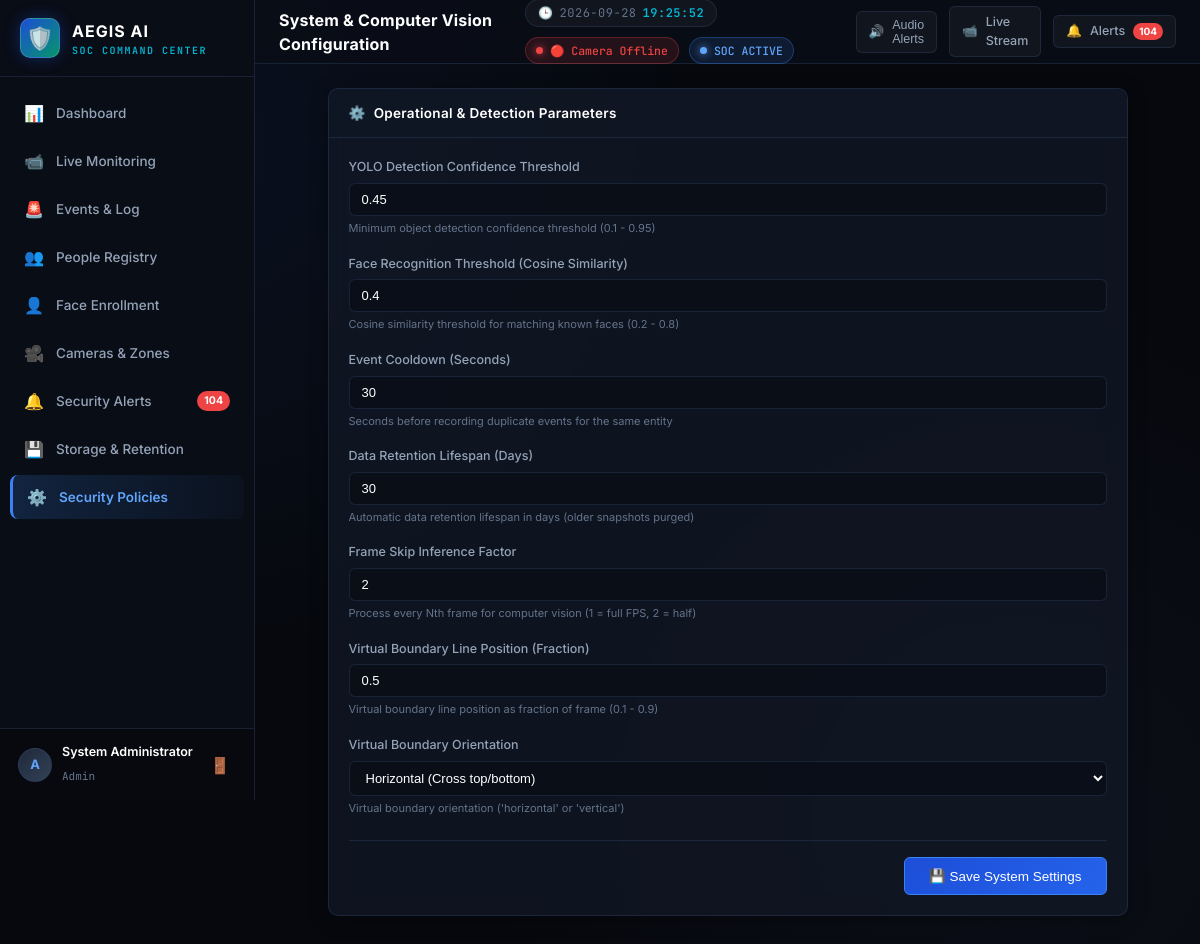
The app's page /settings (signed in) with its own data.
### models/user.py (models this page shows, shortened)
class User(db.Model):
    __tablename__ = "users"
    id = db.Column(db.Integer, primary_key=True)
    username = db.Column(db.String(64), unique=True, nullable=False, index=True)
    password_hash = db.Column(db.String(256), nullable=False)
    role = db.Column(db.String(20), nullable=False, default="monitor") # 'admin' or 'monitor'
    full_name = db.Column(db.String(100), nullable=True)
    created_at = db.Column(db.DateTime, default=datetime.utcnow, nullable=False)

### models/system_setting.py (models this page shows, shortened)
class SystemSetting(db.Model):
    __tablename__ = "system_settings"
    id = db.Column(db.Integer, primary_key=True)
    setting_name = db.Column(db.String(100), unique=True, nullable=False, index=True)
    setting_value = db.Column(db.Text, nullable=False)
    description = db.Column(db.String(255), nullable=True)
    updated_at = db.Column(db.DateTime, default=datetime.utcnow, onupdate=datetime.utcnow)
    @classmethod
    def get(cls, name: str, default=None):
        setting = cls.query.filter_by(setting_name=name).first()
        return setting.setting_value if setting else default

### routes/settings.py (the view, shortened to what this page needs)
@settings_bp.route("/settings", methods=["GET", "POST"])
@login_required
@admin_required
def index():
    settings_dict = {}
    for key, (default_val, desc) in DEFAULT_SETTINGS.items():
        val = SystemSetting.get(key, default_val)
        settings_dict[key] = {"value": val, "description": desc}
    return render_template("settings.html", settings=settings_dict)

### routes/__init__.py (called while the page is built)
def login_required(f):
    @wraps(f)
    def decorated_function(*args, **kwargs):
        if "user_id" not in session:
            if request.is_json or request.path.startswith("/api/"):
                return jsonify({"error": "Unauthorized", "message": "Authentication required"}), 401
            flash("Please log in to access this page.", "warning")
            return redirect(url_for("auth.login", next=request.url))
        return f(*args, **kwargs)
    return decorated_function

def admin_required(f):
    @wraps(f)
    def decorated_function(*args, **kwargs):
        if "user_id" not in session:
            if request.is_json or request.path.startswith("/api/"):
                return jsonify({"error": "Unauthorized", "message": "Authentication required"}), 401
            flash("Please log in to access this page.", "warning")
            return redirect(url_for("auth.login"))
        if session.get("user_role") != "admin":
            if request.is_json or request.path.startswith("/api/"):
                return jsonify({"error": "Forbidden", "message": "Administrator privileges required"}), 403
            flash("Access denied: Administrator privileges required.", "danger")
            return redirect(url_for("dashboard.index"))
        return f(*args, **kwargs)
    return decorated_function

### services/camera_service.py (called while the page is built)
    def get_status(self) -> dict:
        with self.lock:
            return {
                "camera_id": self.camera_id,
                "camera_name": self.camera_name,
                "running": self.is_running,
                "paused": self.is_paused,
                "online": self.is_connected,
                "source": str(self.source),
                "fps": round(self.fps, 1),
                "resolution": "1920 x 1080" if not self.use_synthetic_fallback else "640 x 480",
                "detection": "ACTIVE" if (self.is_running and not self.is_paused) else "STANDBY",
                "synthetic": self.use_synthetic_fallback,
                "active_tracks_count": len(self.active_tracks),
                "last_error": self.last_error
            }

### services/notification_service.py (called while the page is built)
    def get_unread_count(self) -> int:
        return Notification.query.filter_by(read_status=False).count()

### templates/settings.html (shortened to what this page needs)
{% extends "base.html" %}
{% block page_title %}System & Computer Vision Configuration{% endblock %}
{% block content %}
<div style="max-width: 800px; margin: 0 auto;">
    <div class="panel-card">
        <div class="panel-header">
            <div class="panel-title">
                <span>⚙️</span> Operational & Detection Parameters
            </div>
        </div>
        <form method="POST" action="{{ url_for('settings.index') }}">
            <div class="panel-body">
                <div class="form-row">
                    <div class="form-group">
                        <label class="form-label" for="DETECTION_CONFIDENCE">YOLO Detection Confidence Threshold</label>
                        <input type="number" id="DETECTION_CONFIDENCE" name="DETECTION_CONFIDENCE" class="form-control" value="{{ settings.DETECTION_CONFIDENCE.value }}" step="0.05" min="0.1" max="0.95" required>
                        <div style="font-size: 11px; color: var(--text-muted); margin-top: 4px;">{{ settings.DETECTION_CONFIDENCE.description }}</div>
                    </div>
                    <div class="form-group">
                        <label class="form-label" for="FACE_RECOGNITION_THRESHOLD">Face Recognition Threshold (Cosine Similarity)</label>
                        <input type="number" id="FACE_RECOGNITION_THRESHOLD" name="FACE_RECOGNITION_THRESHOLD" class="form-control" value="{{ settings.FACE_RECOGNITION_THRESHOLD.value }}" step="0.05" min="0.1" max="0.95" required>
                        <div style="font-size: 11px; color: var(--text-muted); margin-top: 4px;">{{ settings.FACE_RECOGNITION_THRESHOLD.description }}</div>
                    </div>
                </div>
                <div class="form-row">
                    <div class="form-group">
                        <label class="form-label" for="EVENT_COOLDOWN">Event Cooldown (Seconds)</label>
                        <input type="number" id="EVENT_COOLDOWN" name="EVENT_COOLDOWN" class="form-control" value="{{ settings.EVENT_COOLDOWN.value }}" min="5" max="300" required>
                        <div style="font-size: 11px; color: var(--text-muted); margin-top: 4px;">{{ settings.EVENT_COOLDOWN.description }}</div>
                    </div>
                    <div class="form-group">
                        <label class="form-label" for="RETENTION_DAYS">Data Retention Lifespan (Days)</label>
                        <input type="number" id="RETENTION_DAYS" name="RETENTION_DAYS" class="form-control" value="{{ settings.RETENTION_DAYS.value }}" min="1" max="365" required>
                        <div style="font-size: 11px; color: var(--text-muted); margin-top: 4px;">{{ settings.RETENTION_DAYS.description }}</div>
                    </div>
                </div>
                <div class="form-row">
                    <div class="form-group">
                        <label class="form-label" for="FRAME_SKIP">Frame Skip Inference Factor</label>
                        <input type="number" id="FRAME_SKIP" name="FRAME_SKIP" class="form-control" value="{{ settings.FRAME_SKIP.value }}" min="1" max="10" required>
                        <div style="font-size: 11px; color: var(--text-muted); margin-top: 4px;">{{ settings.FRAME_SKIP.description }}</div>
                    </div>
                    <div class="form-group">
                        <label class="form-label" for="LINE_POSITION">Virtual Boundary Line Position (Fraction)</label>
                        <input type="number" id="LINE_POSITION" name="LINE_POSITION" class="form-control" value="{{ settings.LINE_POSITION.value }}" step="0.05" min="0.1" max="0.9" required>
                        <div style="font-size: 11px; color: var(--text-muted); margin-top: 4px;">{{ settings.LINE_POSITION.description }}</div>
                    </div>
                </div>
                <div class="form-group">
                    <label class="form-label" for="LINE_ORIENTATION">Virtual Boundary Orientation</label>
                    <select id="LINE_ORIENTATION" name="LINE_ORIENTATION" class="form-control">
                        <option value="horizontal" {% if settings.LINE_ORIENTATION.value == 'horizontal' %}selected{% endif %}>Horizontal (Cross top/bottom)</option>
                    </select>
                    <div style="font-size: 11px; color: var(--text-muted); margin-top: 4px;">{{ settings.LINE_ORIENTATION.description }}</div>
                </div>
                <div style="margin-top: 24px; padding-top: 16px; border-top: 1px solid var(--border-color); display: flex; justify-content: flex-end;">
                    <button type="submit" class="btn-ctrl btn-primary" style="padding: 10px 24px; font-size: 13.5px;">
                        💾 Save System Settings
                    </button>
                </div>
            </div>
        </form>
    </div>
</div>
{% endblock %}

### templates/base.html (shortened to what this page needs)
<!DOCTYPE html>
<html lang="en">
<head>
    <link rel="stylesheet" href="{{ url_for('static', filename='css/style.css') }}">
</head>
<body>
    <div class="app-wrapper">
        {% if session.get('user_id') %}
        <aside class="app-sidebar">
            <div class="sidebar-header">
                <div class="logo-badge">🛡️</div>
                <div class="brand-text">
                    <h1>AEGIS AI</h1>
                    <p>SOC COMMAND CENTER</p>
                </div>
            </div>
            <nav class="sidebar-nav">
                <a href="{{ url_for('dashboard.index') }}" class="nav-item {% if request.endpoint == 'dashboard.index' %}active{% endif %}">
                    <span class="icon">📊</span> Dashboard
                </a>
                <a href="{{ url_for('monitoring.monitor') }}" class="nav-item {% if request.endpoint == 'monitoring.monitor' %}active{% endif %}">
                    <span class="icon">📹</span> Live Monitoring
                </a>
                <a href="{{ url_for('events.index') }}" class="nav-item {% if request.endpoint in ['events.index', 'events.detail'] %}active{% endif %}">
                    <span class="icon">🚨</span> Events & Log
                </a>
                <a href="{{ url_for('people.index') }}" class="nav-item {% if request.endpoint == 'people.index' %}active{% endif %}">
                    <span class="icon">👥</span> People Registry
                </a>
                <a href="{{ url_for('people.face_enrollment') }}" class="nav-item {% if request.endpoint == 'people.face_enrollment' %}active{% endif %}">
                    <span class="icon">👤</span> Face Enrollment
                </a>
                <a href="{{ url_for('cameras.index') }}" class="nav-item {% if request.endpoint == 'cameras.index' %}active{% endif %}">
                    <span class="icon">🎥</span> Cameras & Zones
                </a>
                <a href="{{ url_for('notifications.index') }}" class="nav-item {% if request.endpoint == 'notifications.index' %}active{% endif %}">
                    <span class="icon">🔔</span> Security Alerts
                    <span id="nav-unread-badge" class="nav-badge" style="{% if unread_notifications_count == 0 %}display:none;{% endif %}">
                        {{ unread_notifications_count }}
                    </span>
                </a>
                <a href="{{ url_for('storage_routes.index') }}" class="nav-item {% if request.endpoint == 'storage_routes.index' %}active{% endif %}">
                    <span class="icon">💾</span> Storage & Retention
                </a>
                <a href="{{ url_for('settings.index') }}" class="nav-item {% if request.endpoint == 'settings.index' %}active{% endif %}">
                    <span class="icon">⚙️</span> Security Policies
                </a>
            </nav>
            <div class="sidebar-footer">
                <div class="user-profile">
                    <div class="user-avatar">{{ session.get('username', 'U')[0]|upper }}</div>
                    <div class="user-meta">
                        <h4>{{ session.get('full_name') or session.get('username') }}</h4>
                        <span>{{ session.get('user_role', 'admin') }}</span>
                    </div>
                </div>
                <a href="{{ url_for('auth.logout') }}" class="logout-btn" title="Logout">🚪</a>
            </div>
        </aside>
        {% endif %}
        <main class="app-main">
            {% if session.get('user_id') %}
            <header class="top-bar">
                <div class="top-bar-title">
                    <h2>{% block page_title %}Dashboard{% endblock %}</h2>
                    <div class="status-pills-row">
                        <div class="soc-clock-pill" id="soc-clock-container" title="SOC System Time">
                            <span>🕒</span>
                            <span id="soc-clock-date" style="color: var(--text-muted);">--/--/--</span>
                            <span id="soc-clock-time" class="soc-clock-time">00:00:00</span>
                        </div>
                        <div id="camera-status-indicator" class="camera-status-pill {% if not camera_status.online %}offline{% endif %}">
                            <span class="pulse-dot"></span>
                            {% if camera_status.online %}
                                🟢 Camera Online ({{ camera_status.fps }} FPS)
                            {% else %}
                                🔴 Camera Offline
                            {% endif %}
                        </div>
                        <div class="camera-status-pill" style="background: rgba(56, 139, 253, 0.12); color: #60a5fa; border-color: rgba(56, 139, 253, 0.3);">
                            <span class="pulse-dot"></span>
                            SOC ACTIVE
                        </div>
                    </div>
                </div>
                <div class="top-bar-actions">
                    <button id="btn-sound-toggle" class="action-icon-btn" title="Toggle Alert Audio Chimes" onclick="toggleAudioAlerts()">
                        <span id="sound-toggle-icon">🔊</span> Audio Alerts
                    </button>
                    <a href="{{ url_for('monitoring.monitor') }}" class="action-icon-btn">
                        <span>📹</span> Live Stream
                    </a>
                    <a href="{{ url_for('notifications.index') }}" class="action-icon-btn" title="Security Alerts">
                        <span>🔔</span> Alerts
                        <span id="top-unread-badge" class="badge-pill" style="{% if unread_notifications_count == 0 %}display:none;{% endif %}">
                            {{ unread_notifications_count }}
                        </span>
                    </a>
                </div>
            </header>
            {% endif %}
            <div class="page-container">
                {% block content %}{% endblock %}
            </div>
        </main>
    </div>
</body>
</html>

### records on screen
User: get "System Administrator"
SystemSetting: DETECTION_CONFIDENCE "0.45"
SystemSetting: FACE_RECOGNITION_THRESHOLD "0.4"
SystemSetting: EVENT_COOLDOWN "30"
SystemSetting: RETENTION_DAYS "30"
SystemSetting: LINE_POSITION "0.5"
SystemSetting: LINE_ORIENTATION "Horizontal (Cross top/bottom)"

### other values on screen
{{ unread_notifications_count }} "104"
{{ session.get('username', 'U')[0]|upper }} "A"
{{ session.get('user_role', 'admin') }} "Admin"
{{ settings.DETECTION_CONFIDENCE.description }} "Minimum object detection confidence threshold (0.1 - 0.95)"
{{ settings.FACE_RECOGNITION_THRESHOLD.description }} "Cosine similarity threshold for matching known faces (0.2 - 0.8)"
{{ settings.EVENT_COOLDOWN.description }} "Seconds before recording duplicate events for the same entity"
{{ settings.RETENTION_DAYS.description }} "Automatic data retention lifespan in days (older snapshots purged)"
{{ settings.FRAME_SKIP.description }} "Process every Nth frame for computer vision (1 = full FPS, 2 = half)"
{{ settings.LINE_POSITION.description }} "Virtual boundary line position as fraction of frame (0.1 - 0.9)"
{{ settings.LINE_ORIENTATION.description }} "Virtual boundary orientation ('horizontal' or 'vertical')"
